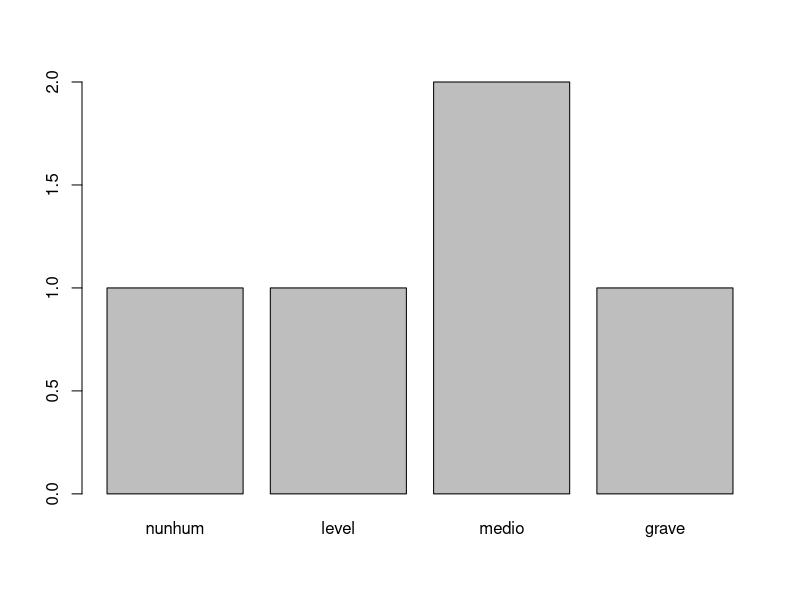
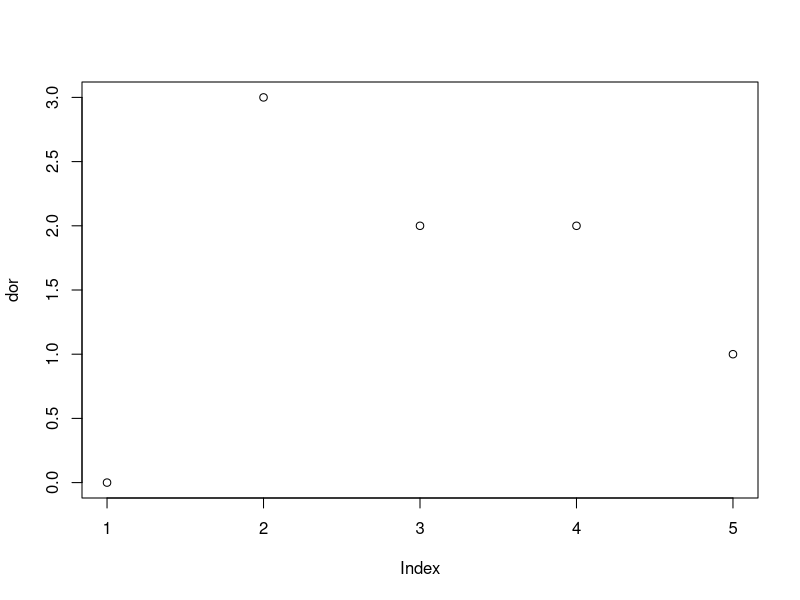
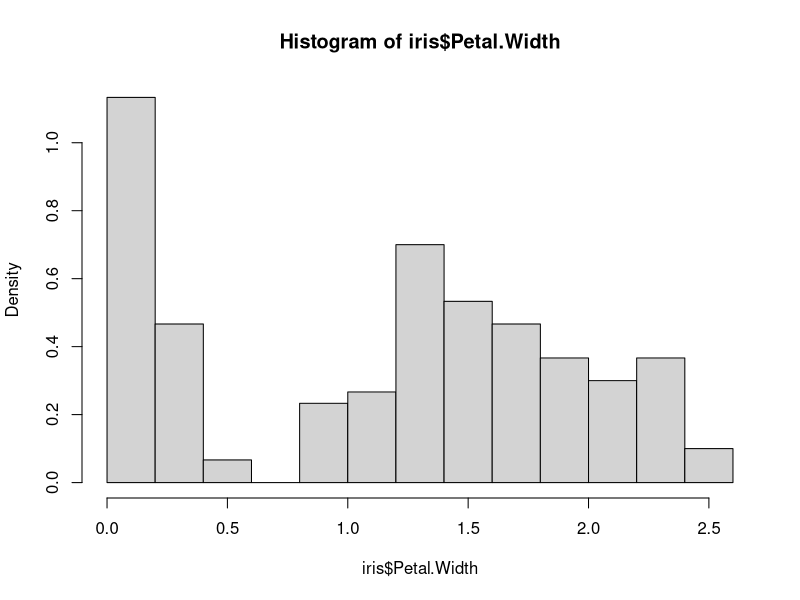
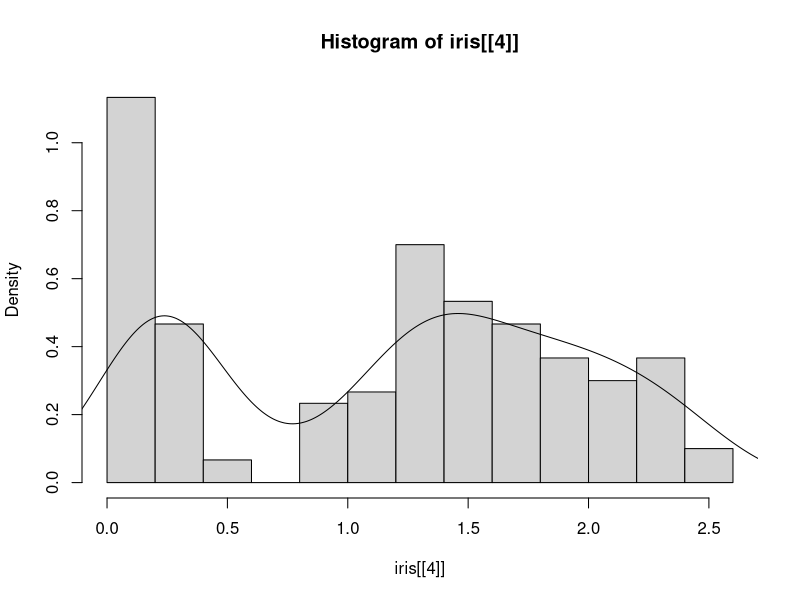
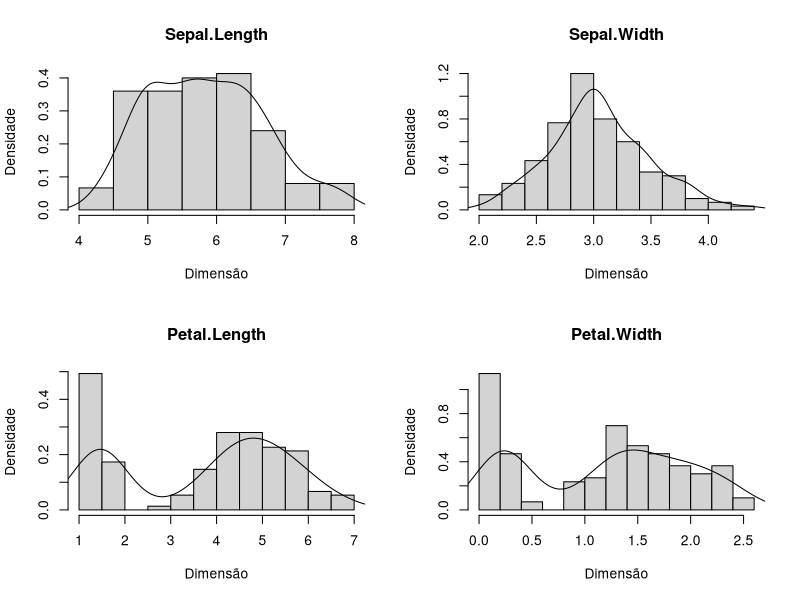
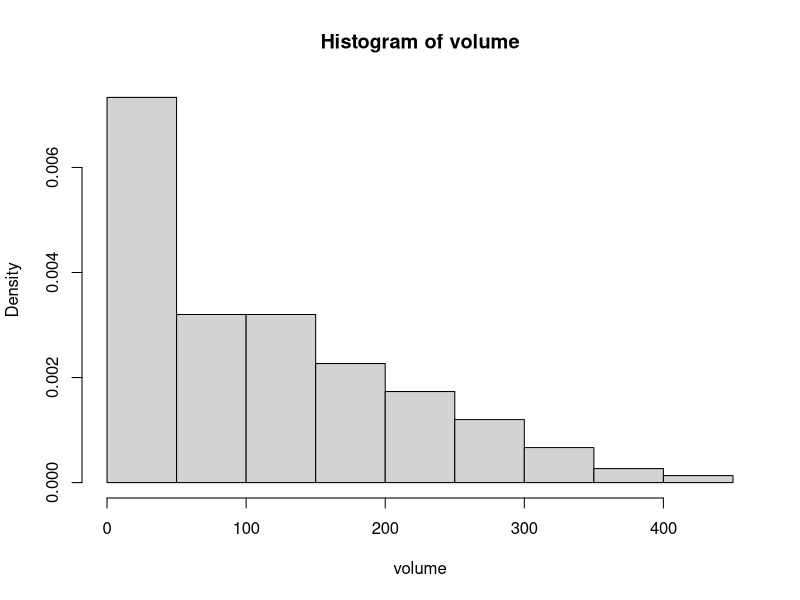
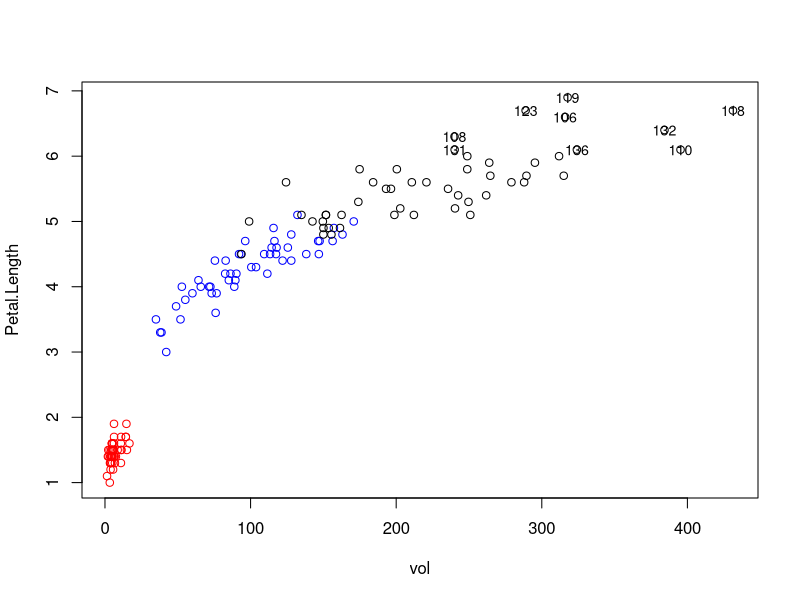

These figures' R source, in order:
            #---------------------------------------------------# 
            #       Laboratório de Estatística (EST-064)        #
            # Fatores, Listas, Data Frames - Aula 09 - 17/05/24 #
            #---------------------------------------------------#

# Fatores (estrutura de dados para variável categórica [nominal ou ordinal])

## Codificando níveis de dor por exemplo
dor <- c(0, 3, 2, 2, 1)
fdor <- factor(dor, level = 0:3)
fdor

## Alteração no nível do fator
levels(fdor) <- c("nunhum", "level", "medio", "grave")
fdor
levels(fdor)
as.numeric(fdor)

plot(fdor)
plot(dor)


## Fator ordenado
nivel <- c("b", "m", "b", "b", "b", "b", "m", "b", "m", "m", "m", "m", "m", "m", "a", "a", "b", "m", "m", "b", "a")
is.factor(nivel)
is.character(nivel)
fnivel <- factor(nivel)
levels(fnivel)

## Criando fator com a ordem correta de niveis
fnivel.ord <- factor(nivel, level = c("b", "m", "a"))
levels(fnivel.ord)

## ordenando fator
fnivel.ord2 <- ordered(fnivel, levels = c("b", "m", "a"))
levels(fnivel.ord2)


# Lista

## sample -> escolha aleatória
set.seed(666)
peso <- sample(65:72, size = 15, replace = T)
table(peso)

biometria <- round(matrix(c(rnorm(15, 65, 5), rnorm(15,170,5)), ncol = 2, byrow= F), 2)
biometria

w <- list(nome = "a", numeros = peso, matriz = biometria, idade = 15)

## Formas de obter a matriz a partir de w (indexação)
w$matriz
w[[3]]
w[["matriz"]]


# Data Frames (variáveis em colunas e observação em linhas no DataFrame)
str(iris)
names(iris)
head(iris[-5])
dim(iris)

hist(iris$Petal.Width, freq = F)
## ou
hist(iris[[4]], freq = F)

lines(density(iris[[4]]))

variaveis <- names(iris[-5])
variaveis

## Fazendo o plot para 4 gráficos em uma só figura
par(mfrow = c(2,2))
for(i in 1:4){
  hist(iris[[i]], freq = FALSE, main = variaveis[i], ylab = "Densidade", xlab = "Dimensão")
  lines(density(iris[[i]]))
}

par(mfrow = c(1,1))

## Criando um DataFrame a partir de outro, iseririndo e plotando o gráfico
iris$Sepal.Width[1:5]
iris.my <- iris
volume <- apply(iris[-5], 1, FUN = prod)
hist(volume, freq =F)
iris.my$vol <- volume
iris.my

plot(Petal.Length ~ vol, data = iris.my, col = c("red", "blue", "black")[as.numeric(iris.my$Species)])

iris.my$Sepal.Width[-(200:100)]

summary(iris.my)

## Funcções Gráficas
criterio <- iris.my$Petal.Length > 5.1
iris.my[criterio,]

criterio <- iris.my$Petal.Length > 6
iris.my[criterio,]

quais <- which(iris.my$Petal.Length > 6)
quais

text(x = iris.my$vol[quais], y = iris.my[[3]][quais], label = quais, cex = 0.85)

# Ordenação
peso <-c(62, 68, 66, 63, 54, 53, 52)
sort(peso, decreasing = T)

## Ver diferença entre order e rank
ordem <- order(peso)
peso[ordem]
rank(peso)

# Criação do DataFrame
data.frame(x1 = peso, x2 = ordem)

# Instalando o gapminder
install.packages("gapminder")

# Exportação de Banco de Dados

write.table(mtcars, "mtcars.txt", sep = "\t")
## ou
write.table(mtcars, "mtcars.txt", dec = ",", sep="\t")

write.csv(mtcars, "mtcars.csv")
## ou
write.csv2(mtcars, "mtcars2.csv")

library(foreign)
write.foreign(mtcars, "mtcars.txt", "mtcars.sps", package = "SPSS")

write.dta(mtcars, "mtcars.dta")

# Comando sink
sink('analise-saida.txt')
set.seed(12345)
x <- rnorm(10, 10, 1)
y <- rnorm(11, 11, 1)
cat(sprintf("x tem %d elementos: \n", length(x)))
print(x)
cat("y = ", y, "\n")
cat("==================================\n")
cat("Teste-t entre x e y\n")
cat("===============================")
t.test(x, y)
sink()
